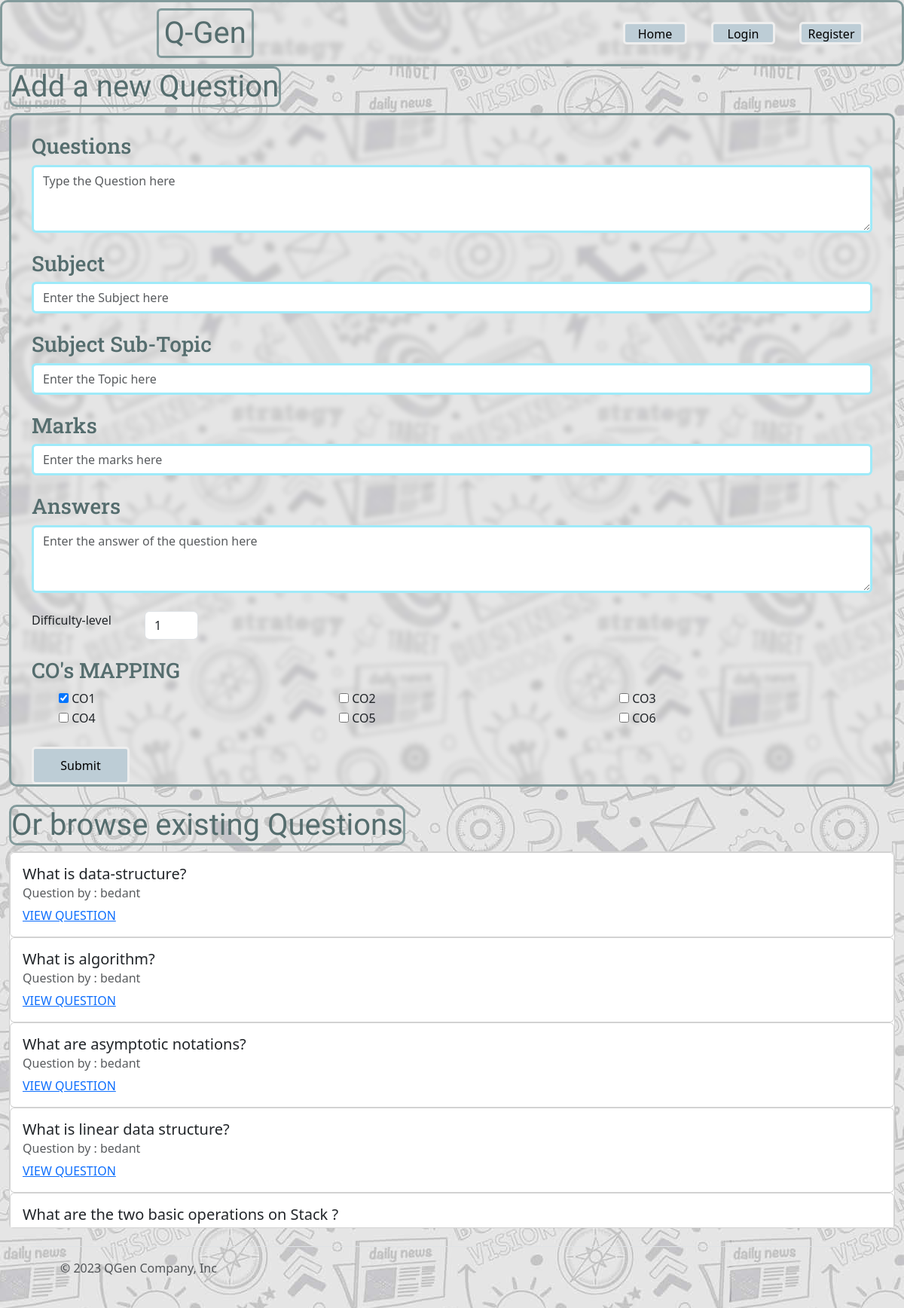
/myquestions, run on an earlier commit of the app's database.
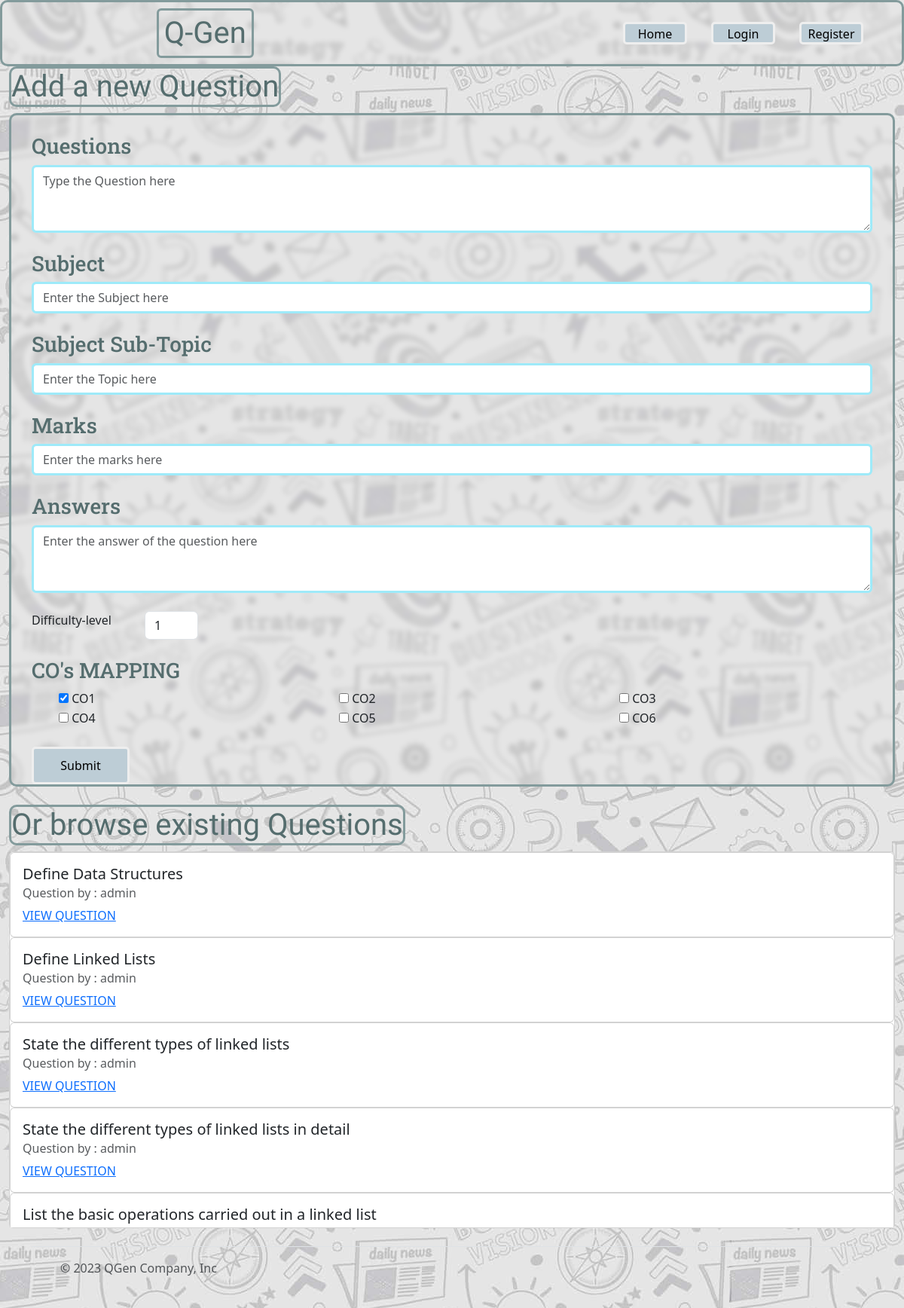
And on a later commit of the database.
### QPaperGeneration/models.py (models this page shows, shortened)
class QPattern(models.Model):
    user = models.ForeignKey(User, on_delete=models.CASCADE, related_name="usr")
    topic = models.ForeignKey(Topic, on_delete=models.CASCADE, related_name='topic')
    subject = models.ForeignKey(Subject, on_delete=models.CASCADE, related_name='sub', default=0)
    imgurl = models.CharField(max_length=128, blank=True)
    question = models.TextField(default="N/A")
    answer = models.TextField(default="N/A",blank=True)
    marks = models.IntegerField(default=0)
    difficulty = models.IntegerField(default=1)
    co = models.IntegerField(default=0)

class User(AbstractUser):
    pass

### QPaperGeneration/views.py (the view)
# urls.py: path("myquestions", views.myquestions, name="myquestions"),
def myquestions(request):
    if request.method == "POST":
        user = request.user
        subject = request.POST["subject"]
        topic = request.POST["topic"]
        marks = request.POST["marks"]
        difficulty = request.POST["difficulty"]
        question = request.POST["question"]
        answer = request.POST["answer"]
        cursub, subcr = Subject.objects.get_or_create(name=subject)
        curtop, topcr = Topic.objects.get_or_create(name=topic,sub=cursub)
        qamodel = QPattern.objects.create(user=user, topic=curtop, subject=cursub,question=question, answer=answer, marks=marks, difficulty=difficulty)
        qamodel.save()
        return HttpResponseRedirect(reverse("myquestions"))
    elif request.method == "GET":
        questionandanswers = QPattern.objects.all()
        qa = Paginator(questionandanswers, 10)
        page_obj = qa.get_page(1)
        return render(request, "myquestions.html",{
            "questions": questionandanswers,
        })
    else:
        HttpResponseRedirect("FORBIDDEN")

### QPaperGeneration/templates/myquestions.html (shortened to what this page needs)
{% extends "layout.html" %}
{% block body %}
<h1 class="fonts">Add a new Question</h1>
<div class="cards" style="grid-template-columns: 1fr;">
  <form class="container" action="{% url 'myquestions' %}" method="post">
    <br>
    <h3 class="font">Questions</h3>
    <div class="form-group">
      <textarea name="question" class="form-control border border-info-subtle border-3 "
        placeholder="Type the Question here" required="true" rows="3"></textarea>
    </div>
    <br>
    <h3 class="font">Subject</h3>
    <div class="form-group">
      <input name="subject" type="text" class="form-control border border-info-subtle border-3"
        placeholder="Enter the Subject here" required="true">
    </div>
    <br>
    <h3 class="font">Subject Sub-Topic</h3>
    <div class="form-group">
      <input name="topic" type="text" class="form-control border border-info-subtle border-3"
        placeholder="Enter the Topic here" required="true">
    </div>
    <br>
    <h3 class="font">Marks</h3>
    <div class="form-group">
      <input name="marks" type="text" class="form-control border border-info-subtle border-3"
        placeholder="Enter the marks here" required="true">
    </div>
    <br>
    <h3 class="font">Answers</h3>
    <div class="form-group">
      <textarea name="answer" class="form-control border border-info-subtle border-3"
        placeholder="Enter the answer of the question here" rows="3"></textarea>
    </div>
    <br>
    <div class="row">
      <div style="width:150px">Difficulty-level</div>
      <div class="col-1 form-group">
        <select name="difficulty" class="form-control col-1">
          <option>1</option>
        </select>
      </div>
    </div>
    <br>
    <h3 class="font">CO's MAPPING</h3>
          <div class="container">
            <div class="row">
              <div class="col">
                <div class="form-check">
                  <input type="checkbox" value="1" name="cos" checked>
                  <label for="chkBox">CO1</label>
                </div>
              </div>
              <div class="col">
                <div class="form-check">
                  <input type="checkbox" value="2" name="cos">
                  <label for="chkBox">CO2</label>
                </div>
              </div>
              <div class="col">
                <div class="form-check">
                  <input type="checkbox" value="3" name="cos">
                  <label for="chkBox">CO3</label>
                </div>
              </div>
            </div>
            <div class="row">
              <div class="col">
                <div class="form-check">
                  <input type="checkbox" value="4" name="cos">
                  <label for="chkBox">CO4</label>
                </div>
              </div>
              <div class="col">
                <div class="form-check">
                  <input type="checkbox" value="5" name="cos">
                  <label for="chkBox">CO5</label>
                </div>
              </div>
              <div class="col">
                <div class="form-check">
                  <input type="checkbox" value="6" name="cos">
                  <label for="chkBox">CO6</label>
                </div>
              </div>
            </div>
          </div>
    <br>
    <button type="submit" class="buttons">Submit</button>
    <br>
  </form>
</div>
<br>
<div class="row">
  <div class="col">
    <h1 class="fonts">Or browse existing Questions</h1>
  </div>
</div>
<div class="card" style="height: 500px;">
  <div class="overflow-auto">
    <div style="width:100%;">
      {% for question in questions %}
      <div class="card">
        <div class="card-body">
          <h5 class="card-title">{{question.question}}</h5>
          <h6 class="card-subtitle mb-2 text-muted">Question by : {{question.user}}</h6>
          <a href="#" class="card-link">VIEW QUESTION</a>
        </div>
      </div>
      {% endfor %}
    </div>
  </div>
</div>
{% endblock %}

What changed in the data, as far as the page shows it:
removed QPattern: question "What are asymptotic notations?", user "bedant"
removed QPattern: question "What is linear data structure?", user "bedant"
changed QPattern: question "What is data-structure?" → "Define Data Structures"; user "bedant" → "admin"
changed QPattern: question "What is algorithm?" → "Define Linked Lists"; user "bedant" → "admin"
added QPattern: question "State the different types of linked lists", user "admin"
added QPattern: question "State the different types of linked lists in detail", user "admin"
changed QPattern: question "What are the two basic operations on Stack ?" → "List the basic operations carried out in a linked list"
